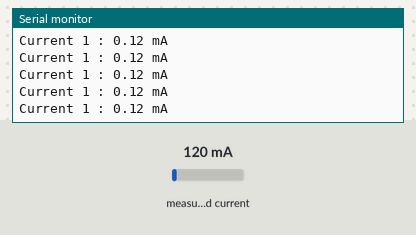
Bench run of a sketch on a simulated Arduino Uno, built with avr-gcc and run on an emulated ATmega328P. Parts: the last lines printed to the serial monitor. Inputs (shaded band) come from the test bench; at power-on: measured current 120 mA.

Above: at 1.2 s.
1.3 s: measured current set to 40 mA
At 1.57 s:
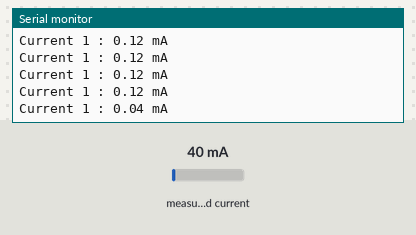
4.3 s: measured current set to 500 mA
At 4.44 s:
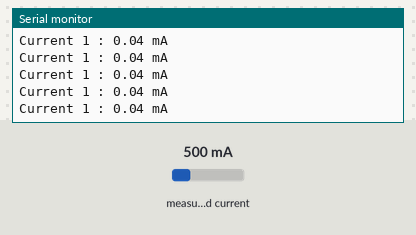
Timing chart, 0 to 7.3 s (numbered marks = the images above; inputs shaded):
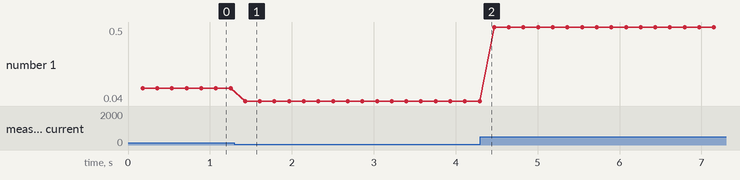

Measured:
- after the input at 1.3 s, the serial monitor: prints a new line after 0.13 s (image 1)
- plotted number 1: 0.12 → 0.04 after the input at 1.3 s, 0.04 → 0.5 after the input at 4.3 s

The sketch:

test_i123.ino
```cpp
// (licence header left out)
#include "EmonLib.h"                   // Include Emon Library
EnergyMonitor emon0; // L1 Instance
EnergyMonitor emon1; // L2 Instance
EnergyMonitor emon2; // L3 Instance

void setup()
{
  Serial.begin(9600);

  emon0.current(A1, 5);             // Current: input pin, calibration.
  emon1.current(A3, 5);             // Current: input pin, calibration.
  emon2.current(A5, 5);             // Current: input pin, calibration.
}

void loop()
{
  double Irms1 = emon0.calcIrms(1480);  // Calculate Irms only


  Serial.print("Current 1 : ");
  Serial.print(Irms1);           // Irms
    Serial.println(" mA");
/*
    double Irms2 = emon1.calcIrms(1480);  // Calculate Irms only


  Serial.print("Current 2 : ");
  Serial.print(Irms2);           // Irms
    Serial.println(" mA");

    double Irms3 = emon2.calcIrms(1480);  // Calculate Irms only


  Serial.print("Current 3 : ");
  Serial.print(Irms3);           // Irms
    Serial.println(" mA");

    */
}
```
